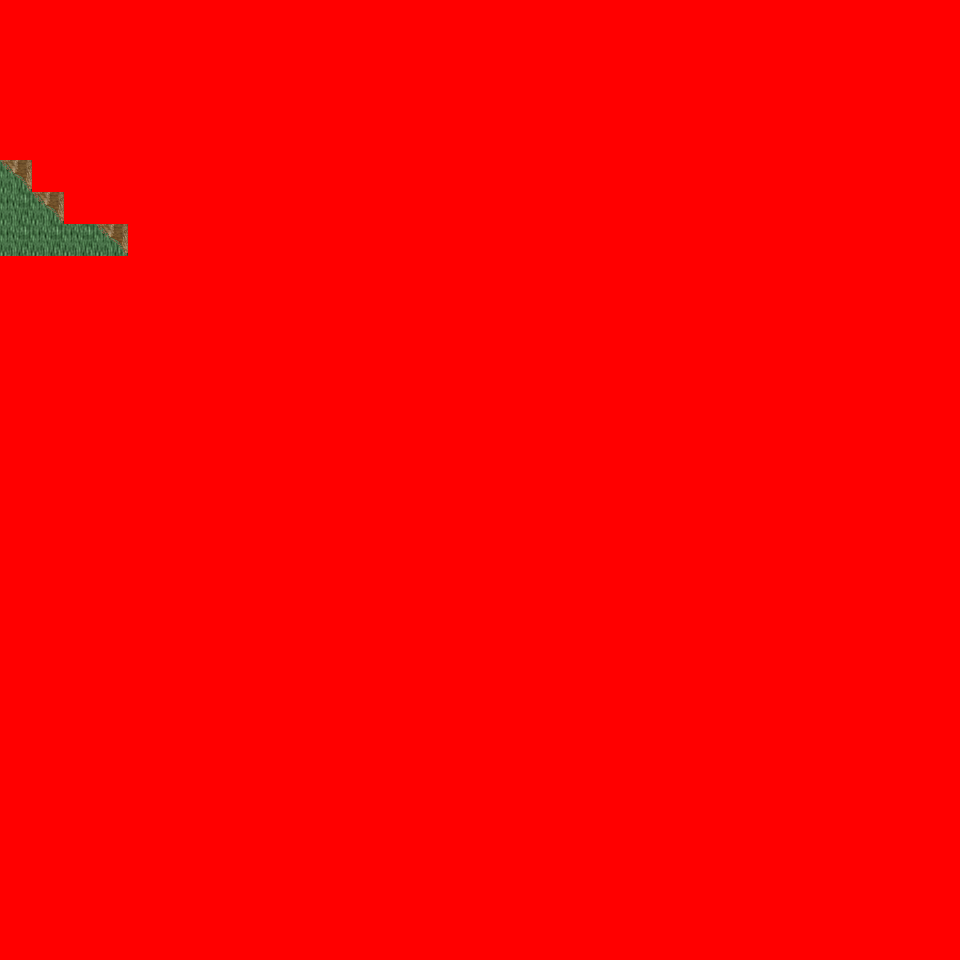

Rendered tile map (Tiled .tmx) drawn with the repository's tilesets; below, a short description and the map source with its tile grids summarised:
An orthogonal 30x30 tile map with 32x32 px tiles, 6 tile layers (Ground, Object, Object2, Above, ...), 29 tilesets and 1 object (mapchange).

<map version="1.0" orientation="orthogonal" renderorder="right-down" width="30" height="30" tilewidth="32" tileheight="32" nextobjectid="2">
  <tileset firstgid="1" name="tileset_logic_collision" tilewidth="32" tileheight="32" tilecount="1" columns="1">
    <image source="../drawable/tileset_logic_collision.png" width="32" height="32" />
  </tileset>
  <tileset firstgid="2" name="tileset_ground_ridge_earth_pale" tilewidth="32" tileheight="32" tilecount="96" columns="12">
    <image source="../drawable/tileset_ground_ridge_earth_pale.png" width="384" height="256" />
  </tileset>
  <tileset firstgid="98" name="tileset_ground_ridge_earth_dark" tilewidth="32" tileheight="32" tilecount="96" columns="12">
    <image source="../drawable/tileset_ground_ridge_earth_dark.png" width="384" height="256" />
  </tileset>
  <tileset firstgid="194" name="tileset_ground_ground" tilewidth="32" tileheight="32" tilecount="33" columns="3">
    <image source="../drawable/tileset_ground_ground.png" width="96" height="352" />
  </tileset>
  <tileset firstgid="227" name="tileset_building_castle" tilewidth="32" tileheight="32" tilecount="320" columns="20">
    <image source="../drawable/tileset_building_castle.png" width="640" height="512" />
  </tileset>
  <tileset firstgid="547" name="tileset_ground_water_pool" tilewidth="32" tileheight="32" tilecount="72" columns="3">
    <image source="../drawable/tileset_ground_water_pool.png" width="96" height="768" />
  </tileset>
  <tileset firstgid="619" name="tileset_ground_earth_edges" tilewidth="32" tileheight="32" tilecount="18" columns="6">
    <image source="../drawable/tileset_ground_earth_edges.png" width="192" height="96" />
  </tileset>
  <tileset firstgid="637" name="tileset_ground_grass_corners" tilewidth="32" tileheight="32" tilecount="24" columns="6">
    <image source="../drawable/tileset_ground_grass_corners.png" width="192" height="128" />
  </tileset>
  <tileset firstgid="661" name="tileset_ground_grass_edges" tilewidth="32" tileheight="32" tilecount="36" columns="12">
    <image source="../drawable/tileset_ground_grass_edges.png" width="384" height="96" />
  </tileset>
  <tileset firstgid="697" name="tileset_item_weapon_cannon" tilewidth="32" tileheight="32" tilecount="12" columns="3">
    <image source="../drawable/tileset_item_weapon_cannon.png" width="96" height="128" />
  </tileset>
  <tileset firstgid="709" name="tileset_item_pot_barrels_1" tilewidth="32" tileheight="32" tilecount="8" columns="4">
    <image source="../drawable/tileset_item_pot_barrels_1.png" width="128" height="64" />
  </tileset>
  <tileset firstgid="717" name="tileset_ground_cobbled_paving" tilewidth="32" tileheight="32" tilecount="1" columns="1">
    <image source="../drawable/tileset_ground_cobbled_paving.png" width="32" height="32" />
  </tileset>
  <tileset firstgid="718" name="tileset_ground_rock_pebbles" tilewidth="32" tileheight="32" tilecount="3" columns="1">
    <image source="../drawable/tileset_ground_rock_pebbles.png" width="32" height="96" />
  </tileset>
  <tileset firstgid="721" name="tileset_plant_flower_daisy_blue" tilewidth="32" tileheight="32" tilecount="8" columns="2">
    <image source="../drawable/tileset_plant_flower_daisy_blue.png" width="64" height="128" />
  </tileset>
  <tileset firstgid="729" name="tileset_building_mill" tilewidth="32" tileheight="32" tilecount="30" columns="5">
    <image source="../drawable/tileset_building_mill.png" width="160" height="192" />
  </tileset>
  <tileset firstgid="759" name="tileset_building_windmill_blades" tilewidth="32" tileheight="32" tilecount="144" columns="24">
    <image source="../drawable/tileset_building_windmill_blades.png" width="768" height="192" />
  </tileset>
  <tileset firstgid="903" name="tileset_object_scarecrow" tilewidth="32" tileheight="32" tilecount="2" columns="1">
    <image source="../drawable/tileset_object_scarecrow.png" width="32" height="64" />
  </tileset>
  <tileset firstgid="905" name="tileset_object_hay_cart" tilewidth="32" tileheight="32" tilecount="1" columns="1">
    <image source="../drawable/tileset_object_hay_cart.png" width="32" height="32" />
  </tileset>
  <tileset firstgid="906" name="tileset_building_barnyard" tilewidth="32" tileheight="32" tilecount="200" columns="8">
    <image source="../drawable/tileset_building_barnyard.png" width="256" height="800" />
  </tileset>
  <tileset firstgid="1106" name="tileset_furniture_sink_pale_brown_stone" tilewidth="32" tileheight="32" tilecount="4" columns="2">
    <image source="../drawable/tileset_furniture_sink_pale_brown_stone.png" width="64" height="64" />
  </tileset>
  <tileset firstgid="1110" name="tileset_plant_tree_fall_trees" tilewidth="32" tileheight="32" tilecount="40" columns="8">
    <image source="../drawable/tileset_plant_tree_fall_trees.png" width="256" height="160" />
  </tileset>
  <tileset firstgid="1150" name="tileset_plant_bush_bush_mult_colored" tilewidth="32" tileheight="32" tilecount="6" columns="3">
    <image source="../drawable/tileset_plant_bush_bush_mult_colored.png" width="96" height="64" />
  </tileset>
  <tileset firstgid="1156" name="tileset_furniture_light_lamp_blue" tilewidth="32" tileheight="32" tilecount="3" columns="1">
    <image source="../drawable/tileset_furniture_light_lamp_blue.png" width="32" height="96" />
  </tileset>
  <tileset firstgid="1159" name="tileset_plant_stump_small_stump" tilewidth="32" tileheight="32" tilecount="4" columns="2">
    <image source="../drawable/tileset_plant_stump_small_stump.png" width="64" height="64" />
  </tileset>
  <tileset firstgid="1163" name="tileset_plant_bushes_and_trees" tilewidth="32" tileheight="32" tilecount="144" columns="16">
    <image source="../drawable/tileset_plant_bushes_and_trees.png" width="512" height="289" />
  </tileset>
  <tileset firstgid="1307" name="tileset_plant_bush_leafy" tilewidth="32" tileheight="32" tilecount="48" columns="8">
    <image source="../drawable/tileset_plant_bush_leafy.png" width="256" height="192" />
  </tileset>
  <tileset firstgid="1355" name="tileset_plant_bush_bush_pinks" tilewidth="32" tileheight="32" tilecount="4" columns="2">
    <image source="../drawable/tileset_plant_bush_bush_pinks.png" width="64" height="64" />
  </tileset>
  <tileset firstgid="1359" name="tileset_plant_bush_berried" tilewidth="32" tileheight="32" tilecount="60" columns="5">
    <image source="../drawable/tileset_plant_bush_berried.png" width="160" height="384" />
  </tileset>
  <tileset firstgid="1419" name="tileset_ground_ground_3" tilewidth="32" tileheight="32" tilecount="5" columns="5">
    <image source="../drawable/tileset_ground_ground_3.png" width="160" height="32" />
  </tileset>
  <layer name="Ground" width="30" height="30">
    <data>[900 cells, 240 non-empty, 2 distinct tile ids]</data>
  </layer>
  <layer name="Object" width="30" height="30">
    <data>[900 cells, 20 non-empty, 7 distinct tile ids]</data>
  </layer>
  <layer name="Object2" width="30" height="30">
    <data>[900 cells, 0 non-empty, 0 distinct tile ids]</data>
  </layer>
  <layer name="Above" width="30" height="30">
    <data>[900 cells, 0 non-empty, 0 distinct tile ids]</data>
  </layer>
  <layer name="Above2" width="30" height="30">
    <data>[900 cells, 0 non-empty, 0 distinct tile ids]</data>
  </layer>
  <layer name="Walkable" width="30" height="30">
    <data>[900 cells, 893 non-empty, 1 distinct tile ids]</data>
  </layer>
  <objectgroup name="MapEvents">
    <object id="1" name="west" type="mapchange" x="0" y="160" width="32" height="96">
      <properties>
        <property name="map" value="0_ados_mountain_n2_w2_x1_y4" />
        <property name="place" value="east" />
      </properties>
    </object>
  </objectgroup>
</map>
